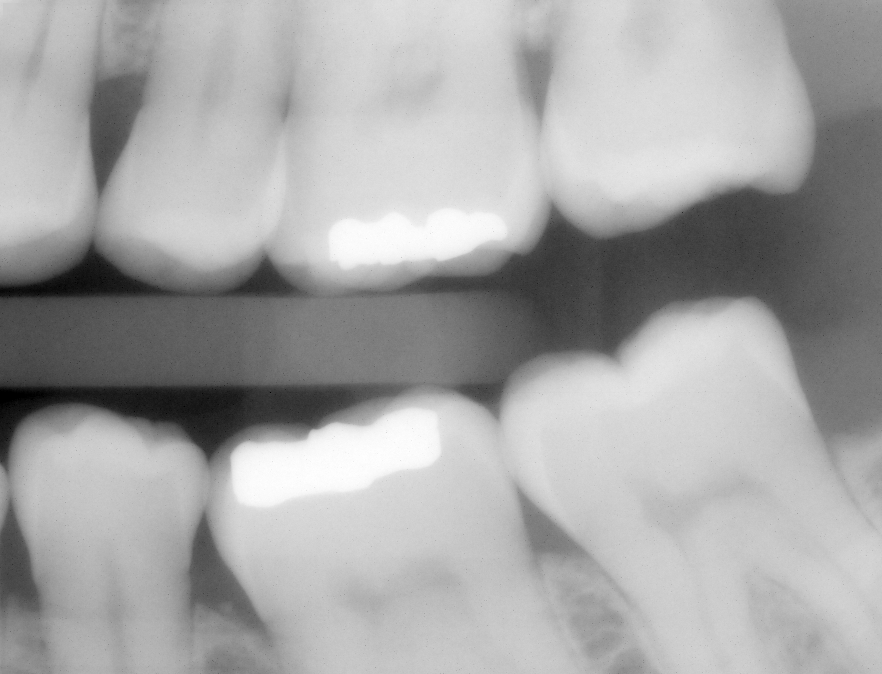
#> input picture CH02/Fig0230(a)(dental_xray).tif, 882 x 674 px, found by its file name
$ python expt5e.py
#> lines starting #> are read from the running program, lines starting #| are printed output that depends on the picture
'''e) Image Multiplication for 'Region of Interest' (ROI) Operations'''

# Important imports:
from matplotlib import pyplot as plt, gridspec as gs

# importing images
img1=plt.imread('CH02\Fig0230(a)(dental_xray).tif')
#> img1 is the input picture: shape (674, 882); min 0, max 255, mean 166.8
img2=plt.imread('CH02\Fig0230(b)(dental_xray_mask).tif')
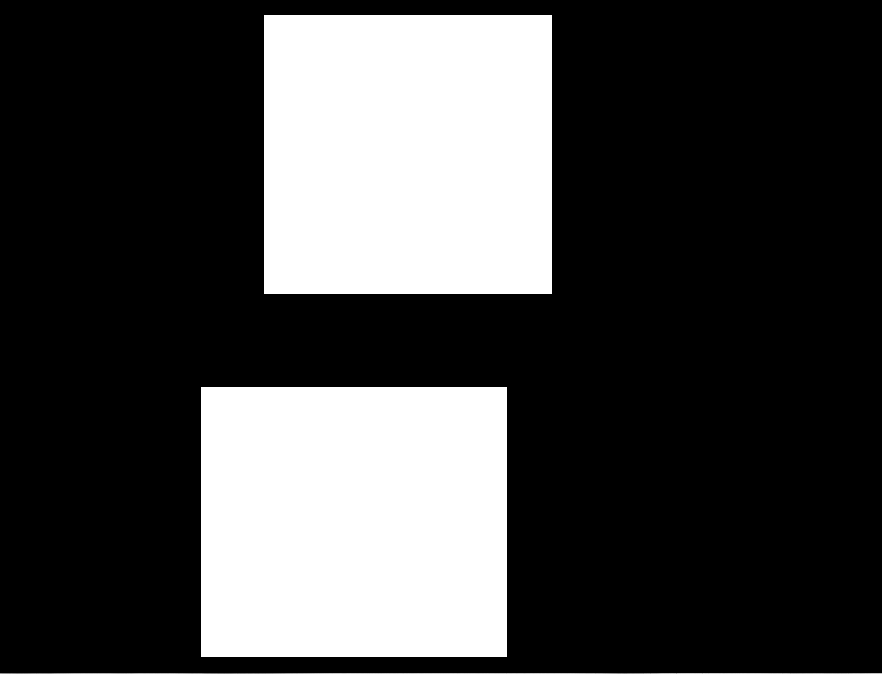
#> input picture CH02/Fig0230(b)(dental_xray_mask).tif, 882 x 674 px, found by its file name
#> img2 is the input picture: shape (674, 882); min 0, max 255, mean 70.2


# plots
fig4=plt.figure(4)
gs4=gs.GridSpec(2,4)

ax41=plt.subplot(gs4[0:1,0:2])
ax41.set_title("Original Image")
ax41.axis("off")
ax41.imshow(img1,cmap='gray')

ax42=plt.subplot(gs4[1:2,0:2])
ax42.set_title("Region selection")
ax42.axis("off")
ax42.imshow(img2,cmap='gray')

ax42=plt.subplot(gs4[0:2,2:4])
ax42.set_title("Region of interest")
ax42.axis("off")
ax42.imshow(img1*img2,cmap='gray')

plt.suptitle(' Image Multiplication for "Region of Interest" (ROI) Operations',font='Times New Roman',fontweight="bold",fontsize=16)
plt.tight_layout()
fig4.set_size_inches(10, 8)
plt.savefig('input_output/expt5_e.jpg',dpi=400,)
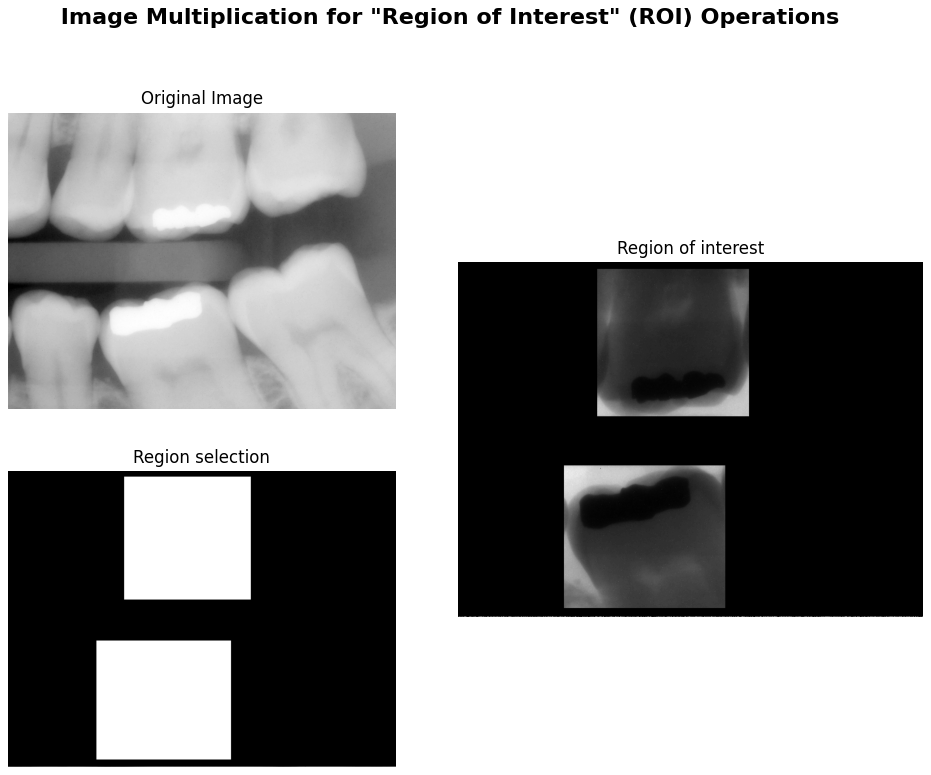
#> figure drawn by matplotlib, 3 panels
fig4.set_size_inches(5, 4)
plt.show()
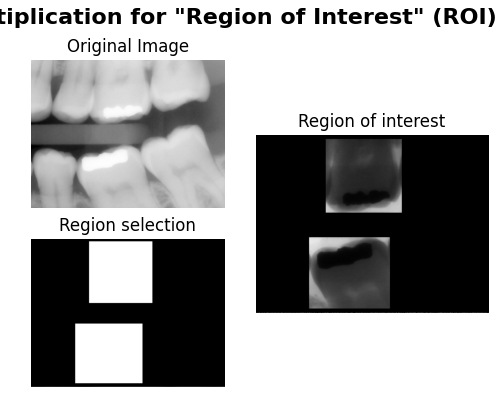
#> figure drawn by matplotlib, 3 panels
